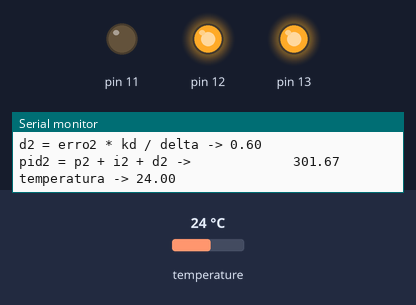
The sketch below on a simulated Arduino Uno, built with avr-gcc and run on an emulated ATmega328P. On the bench: output pins drawn as LEDs (lit = HIGH), the last lines printed to the serial monitor. The test bench sets the inputs (shaded band); at power-on: temperature 24 °C.

Above: at 2.5 s.
2.6 s: temperature set to 26.5 °C
6.7 s: temperature set to 27.4 °C
At 7.6 s:
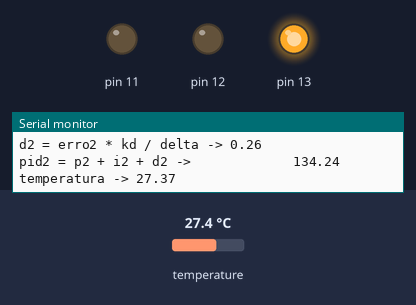
8.2 s: temperature set to 29.7 °C
9.9 s: temperature set to 30.4 °C
At 11.8 s:
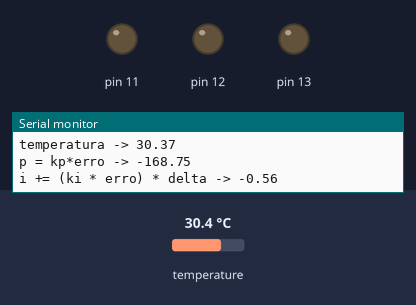
12.2 s: temperature set to 12 °C
At 13.6 s:
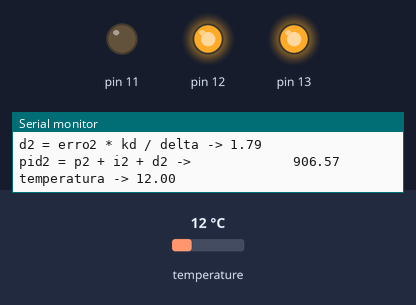
14.2 s: temperature set to 28 °C
At 16.2 s:
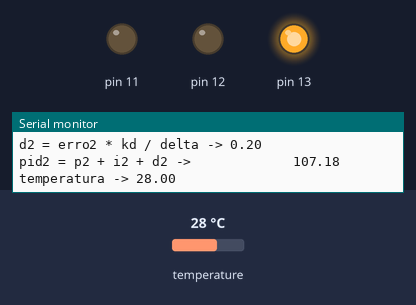
Timing chart, 0 to 17.2 s (numbered marks = the images above; inputs shaded):
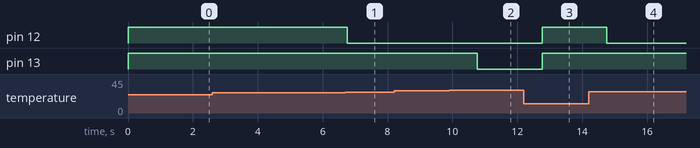

Measured:
- the behaviour switches between 27 and 27.1 °C on temperature (found by bisection; images 0 and 1)
- the behaviour switches between 30 and 30.1 °C on temperature (found by bisection; images 1 and 2)
- after the input at 6.7 s, pin 12: HIGH → LOW after 0.06 s
- after the input at 9.9 s, pin 13: HIGH → LOW after 0.86 s
- after the input at 12.2 s, pin 12, pin 13: LOW → HIGH after 0.57 s
- after the input at 14.2 s, pin 12: HIGH → LOW after 0.56 s

The sketch:

pid.ino
```cpp
#include <OneWire.h>    //////////////////////TEMP SENSOR SECTION
#include <DallasTemperature.h>
#define ONE_WIRE_BUS 2////////////////////temp signal wire coonected to 8 D/PIN
OneWire oneWire(ONE_WIRE_BUS);
DallasTemperature sensors(&oneWire);

float
kp = 50,  //constante proporcional
ki = 0.1, //constante integral
kd = 0.1, //constante derivada
p = 0, p2 = 0, //controle proporcional
i = 0, i2 = 0, //controle integral
d = 0, d2 = 0, //controle derivativo
pid = 0, pid2 = 0, //controle proporcional, integral e derivativo (PID)
erro, erro2,    //variavel de erro
tdecorrido = 0,  //variavel de tempo decorrido para iniciar o loop de controle
setpoint = 27,   //temperatura alvo
setpoint2 = 30,
temperatura;     //temperatura medida


void setup() {
  // put your setup code here, to run once:
  Serial.begin(9600);
  sensors.begin();
  pinMode(13, OUTPUT);
  pinMode(12, OUTPUT);
  pinMode(11, OUTPUT);
  digitalWrite(13, HIGH);
  digitalWrite(12, HIGH);

}

void loop() {
  sensors.requestTemperatures();///////////////getting the actual temperature value.
  temperatura = sensors.getTempCByIndex(0);//////////get the temperature in Celsius.we’re using just one sensor its index is 0.

  erro = setpoint - temperatura;
  erro2 = setpoint2 - temperatura;
  float delta = (millis() - tdecorrido) / 1000.0;
  tdecorrido = millis();
  //controle proporcional
  p = kp * erro;
  p2 = kp * erro2;
  //controle integral
  i += (ki * erro) * delta;
  i2 += (ki * erro2) * delta;
  //controle derivativo
  d = erro * kd / delta;
  d2 = erro2 * kd / delta;
  //PID
  pid = p + i + d;
  pid2 = p2 + i2 + d2;
  //controles de fato
  if (pid > 0) {
//    digitalWrite(13, HIGH);
    digitalWrite(12, HIGH);
  }
  else {
//    digitalWrite(13, LOW);
    digitalWrite(12, LOW);
  }
  if (pid2 > 0) {
    digitalWrite(13, HIGH);
//    digitalWrite(12, HIGH);
  }
  else {
    digitalWrite(13, LOW);
//    digitalWrite(12, LOW);
  }


  Serial.print("p = kp*erro -> ");
  Serial.println(p);

  Serial.print("i += (ki * erro) * delta -> ");
  Serial.println(i);

  Serial.print("d = erro * kd / delta -> ");
  Serial.println(d);

  Serial.print("pid = p + i + d ->                 ");
  Serial.println(pid);

  Serial.print("p2 = kp*erro2 -> ");
  Serial.println(p2);

  Serial.print("i2 += (ki * erro2) * delta -> ");
  Serial.println(i2);

  Serial.print("d2 = erro2 * kd / delta -> ");
  Serial.println(d2);

  Serial.print("pid2 = p2 + i2 + d2 ->             ");
  Serial.println(pid2);

  Serial.print("temperatura -> ");
  Serial.println(temperatura);

}
```
